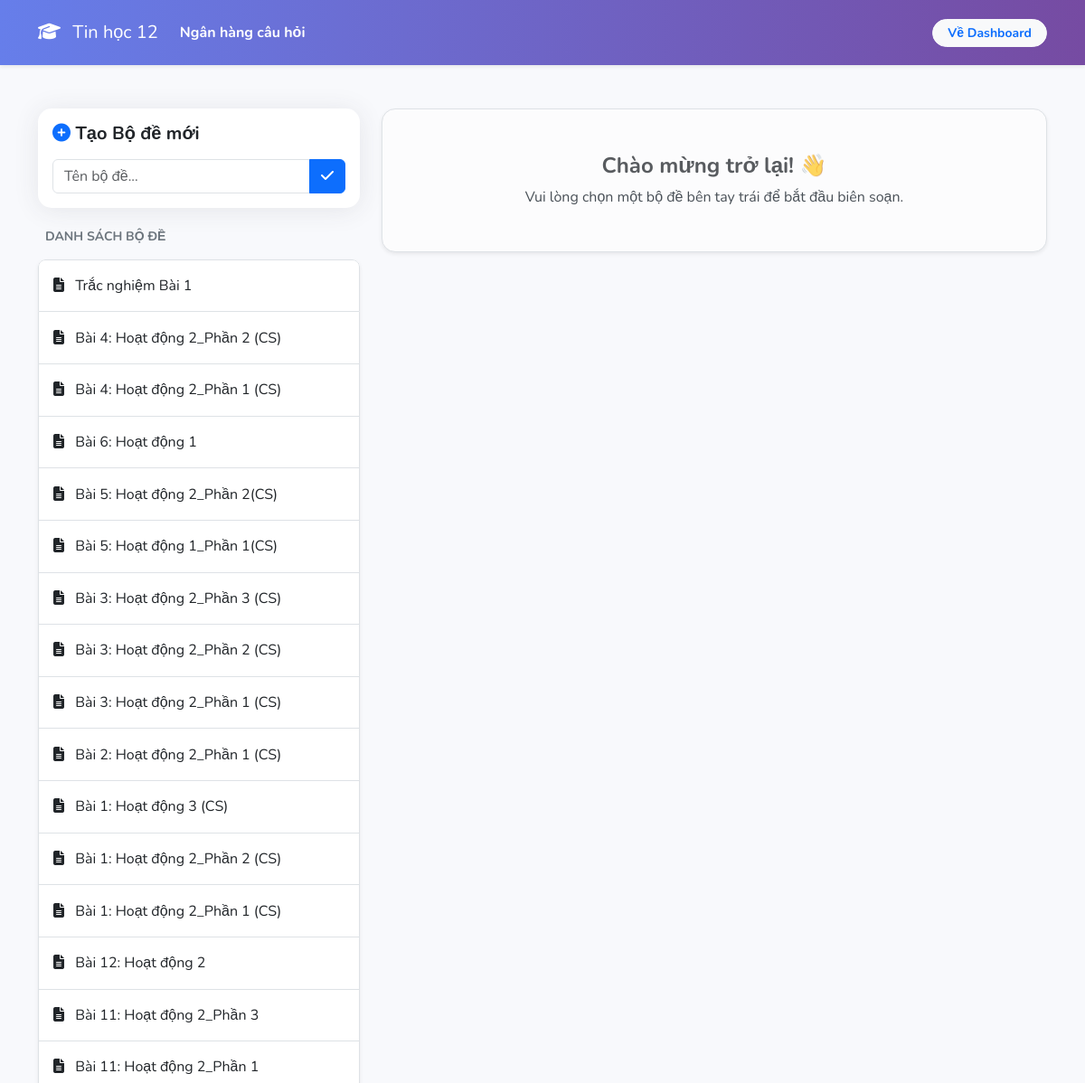
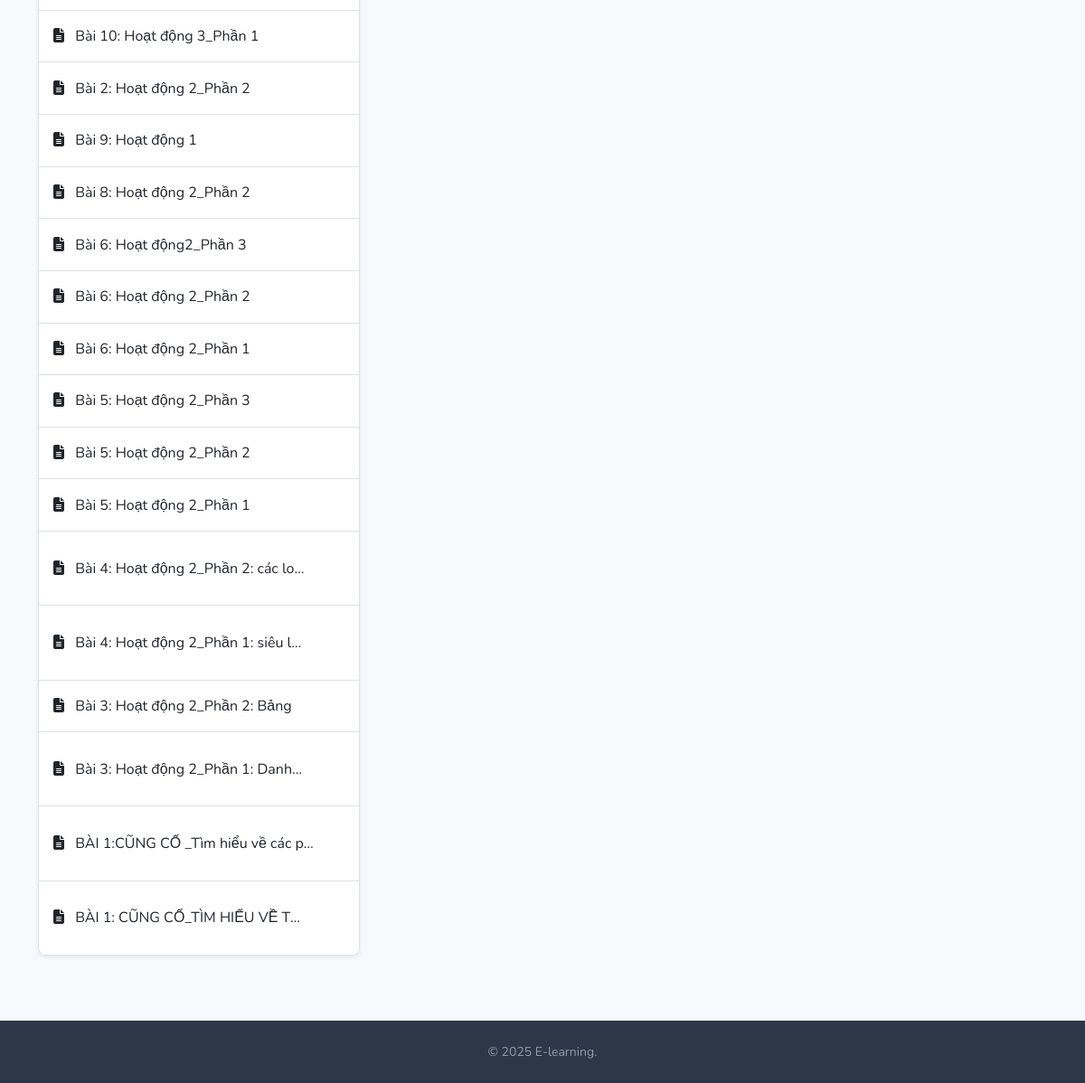
Screenshot of /admin/manage_quiz.php (signed in) with the database file from the repository (2 pictures, top to bottom).
### tables this page shows
CREATE TABLE `quizzes` (
  `id` int(11) NOT NULL,
  `lesson_id` int(11) DEFAULT NULL,
  `title` varchar(200) DEFAULT NULL,
  `created_by` int(11) DEFAULT NULL,
  `created_at` datetime DEFAULT current_timestamp()
);

### admin/manage_quiz.php (the view, shortened to what this page needs)
<?php
include '../includes/db.php';
$quiz_id = isset($_GET['qid']) ? intval($_GET['qid']) : 0;
$edit_data = null;
?>
<!DOCTYPE html>
<html lang="vi">
<head>
    <link href="https://cdn.jsdelivr.net/npm/bootstrap@5.3.0/dist/css/bootstrap.min.css" rel="stylesheet">
    <link rel="stylesheet" href="https://cdnjs.cloudflare.com/ajax/libs/font-awesome/6.4.0/css/all.min.css">
</head>
<body>
<nav class="navbar navbar-expand-lg navbar-dark bg-theme-gradient py-3 shadow-sm">
    <div class="container">
        <a class="navbar-brand" href="index.php"><i class="fas fa-graduation-cap me-2"></i> Tin học 12</a>
        <div class="collapse navbar-collapse">
            <ul class="navbar-nav me-auto"><li class="nav-item"><a class="nav-link active fw-bold" href="manage_quiz.php">Ngân hàng câu hỏi</a></li></ul>
            <a class="btn btn-light rounded-pill fw-bold text-primary btn-sm px-3" href="index.php">Về Dashboard</a>
        </div>
    </div>
</nav>
<div class="container py-5">
    <div class="row">
        <div class="col-md-4 mb-4">
            <div class="card card-custom mb-4">
                <div class="card-body">
                    <h5 class="fw-bold text-dark mb-3"><i class="fas fa-plus-circle text-primary"></i> Tạo Bộ đề mới</h5>
                    <form method="POST">
                        <div class="input-group">
                            <input type="text" name="quiz_title" class="form-control" placeholder="Tên bộ đề..." required>
                            <button type="submit" name="create_quiz" class="btn btn-primary"><i class="fas fa-check"></i></button>
                        </div>
                    </form>
                </div>
            </div>
            <h6 class="text-uppercase text-secondary fw-bold small mb-3 ms-2">Danh sách bộ đề</h6>
            <div class="list-group shadow-sm rounded-3 overflow-hidden bg-white">
                <?php
                $quizzes = $conn->query("SELECT * FROM quizzes ORDER BY id DESC");
                while($q = $quizzes->fetch_assoc()){
                    $active = ($quiz_id == $q['id']) ? 'active' : '';
                    $isActiveItem = ($quiz_id == $q['id']);
                ?>
                    <div class="list-group-item list-group-item-action py-3 d-flex justify-content-between align-items-center quiz-item <?php echo $active; ?>">
                        <a href='manage_quiz.php?qid=<?php echo $q['id']; ?>' class="text-decoration-none text-truncate flex-grow-1 <?php echo $isActiveItem ? 'text-primary' : 'text-dark'; ?>">
                            <i class='fas fa-file-alt me-2'></i> <?php echo htmlspecialchars($q['title']); ?>
                        </a>
                    </div>
                <?php
                }
                ?>
            </div>
        </div>
        <div class="col-md-8">
            <?php if(isset($_GET['qid'])):
                $qid = $_GET['qid'];
                $curr_quiz = $conn->query("SELECT * FROM quizzes WHERE id=$qid")->fetch_assoc();
            ?>
                <div class="card card-custom h-100">
                    <div class="card-header bg-white py-3 d-flex justify-content-between align-items-center border-bottom">
                        <h5 class="m-0 fw-bold text-primary"><i class="fas fa-edit me-2"></i> <?php echo $curr_quiz['title']; ?></h5>
                        <span class="badge bg-light text-secondary border">ID: <?php echo $qid; ?></span>
                    </div>
                    <div class="card-body p-4">
                        <div class="bg-light p-4 rounded-3 border mb-4">
                            <h6 class="fw-bold text-dark mb-3"><?php echo $edit_data ? '✏️ Chỉnh sửa' : '✨ Thêm câu hỏi mới'; ?></h6>
                            <form method="POST" action="manage_quiz.php?qid=<?php echo $qid; ?>">
                                <input type="hidden" name="question_id" value="<?php echo $edit_data ? $edit_data['id'] : ''; ?>">
                                <div class="mb-3">
                                    <textarea name="question_text" class="form-control shadow-sm" rows="2" placeholder="Nội dung câu hỏi / Yêu cầu..." required><?php echo $edit_data ? $edit_data['question_text'] : ''; ?></textarea>
                                </div>
                                <div class="mb-3">
                                    <label class="fw-bold small text-muted">Loại câu hỏi:</label>
                                    <select name="q_type" id="qType" class="form-select w-auto d-inline-block shadow-sm" onchange="toggleType()">
                                        <option value="mcq" <?php if($edit_data && $edit_data['type']=='mcq') echo 'selected'; ?>>Trắc nghiệm (4 đáp án)</option>
                                        <option value="matching" <?php if($edit_data && $edit_data['type']=='matching') echo 'selected'; ?>>Nối chéo (Matching)</option>
                                        <option value="true_false" <?php if($edit_data && $edit_data['type']=='true_false') echo 'selected'; ?>>Đúng / Sai</option>
                                        <option value="essay" <?php if($edit_data && $edit_data['type']=='essay') echo 'selected'; ?>>Tự luận</option>
                                    </select>
                                </div>
                                <div id="mcqArea">
                                    <div class="row g-2 mb-2">
                                        <div class="col-6"><input type="text" name="option_a" class="form-control shadow-sm" placeholder="Đáp án A" value="<?php echo $edit_data ? $edit_data['option_a'] : ''; ?>"></div>
                                        <div class="col-6"><input type="text" name="option_b" class="form-control shadow-sm" placeholder="Đáp án B" value="<?php echo $edit_data ? $edit_data['option_b'] : ''; ?>"></div>
                                    </div>
                                    <div class="row g-2 mb-3">
                                        <div class="col-6"><input type="text" name="option_c" class="form-control shadow-sm" placeholder="Đáp án C" value="<?php echo $edit_data ? $edit_data['option_c'] : ''; ?>"></div>
                                        <div class="col-6"><input type="text" name="option_d" class="form-control shadow-sm" placeholder="Đáp án D" value="<?php echo $edit_data ? $edit_data['option_d'] : ''; ?>"></div>
                                    </div>
                                    <div class="mb-3">
                                        <label class="fw-bold small text-success">Đáp án đúng:</label>
                                        <select name="correct_option" class="form-select w-auto d-inline-block shadow-sm">
                                            <?php $s = $edit_data ? $edit_data['correct_option'] : ''; ?>
                                            <option value="a" <?php if($s=='a') echo 'selected'; ?>>A</option>
                                            <option value="b" <?php if($s=='b') echo 'selected'; ?>>B</option>
                                            <option value="c" <?php if($s=='c') echo 'selected'; ?>>C</option>
                                            <option value="d" <?php if($s=='d') echo 'selected'; ?>>D</option>
                                        </select>
                                    </div>
                                </div>
                                <div id="matchingArea" style="display:none;">
                                    <p class="small text-muted mb-2">Nhập các cặp tương ứng đúng (Hệ thống sẽ tự trộn khi hiển thị).</p>
                                    <?php
                                        $pairs = ($edit_data && $edit_data['type']=='matching') ? json_decode($edit_data['matching_pairs'], true) : [];
                                        $count = max(4, count($pairs));
                                        $keys = array_keys($pairs);
                                        $vals = array_values($pairs);
                                        for($i=0; $i<$count; $i++):
                                    ?>
                                    <div class="input-group mb-2">
                                        <span class="input-group-text bg-light text-secondary">Cặp <?php echo $i+1; ?></span>
                                        <input type="text" name="match_left[]" class="form-control shadow-sm" placeholder="Vế trái" value="<?php echo isset($keys[$i]) ? $keys[$i] : ''; ?>">
                                        <span class="input-group-text bg-white border-start-0 border-end-0"><i class="fas fa-arrow-right text-muted"></i></span>
                                        <input type="text" name="match_right[]" class="form-control shadow-sm" placeholder="Vế phải" value="<?php echo isset($vals[$i]) ? $vals[$i] : ''; ?>">
                                    </div>
                                    <?php endfor; ?>
                                </div>
                                <div id="tfArea" style="display:none;">
                                    <div class="alert alert-white border shadow-sm">
                                        <label class="fw-bold text-success me-3">Đáp án đúng là:</label>
                                        <?php $tf = $edit_data ? $edit_data['correct_option'] : 'True'; ?>
                                        <div class="form-check form-check-inline">
                                            <input class="form-check-input" type="radio" name="tf_correct" value="True" <?php if($tf=='True') echo 'checked'; ?>>
                                            <label class="form-check-label fw-bold text-primary">Đúng (True)</label>
                                        </div>
                                        <div class="form-check form-check-inline">
                                            <input class="form-check-input" type="radio" name="tf_correct" value="False" <?php if($tf=='False') echo 'checked'; ?>>
                                            <label class="form-check-label fw-bold text-danger">Sai (False)</label>
                                        </div>
                                    </div>
                                </div>
                                <div id="essayArea" style="display:none;">
                                    <div class="mb-3">
                                        <label class="fw-bold small text-muted">Gợi ý chấm điểm (Tùy chọn):</label>
                                        <textarea name="essay_guide" class="form-control shadow-sm" rows="3" placeholder="Nhập gợi ý đáp án..."><?php echo $edit_data ? $edit_data['correct_option'] : ''; ?></textarea>
                                    </div>
                                    <div class="alert alert-info py-2 small">
                                        <i class="fas fa-info-circle me-1"></i> Học sinh sẽ nhập câu trả lời dạng văn bản.
                                    </div>
                                </div>
                                <button type="submit" name="save_question" class="btn btn-theme shadow-sm px-4">
                                    <?php echo $edit_data ? 'Lưu thay đổi' : 'Thêm câu hỏi'; ?>
                                </button>
                                <?php if($edit_data): ?> <a href="manage_quiz.php?qid=<?php echo $qid; ?>" class="btn btn-secondary shadow-sm ms-2">Hủy</a> <?php endif; ?>
                            </form>
                        </div>
                        <h6 class="text-secondary fw-bold small text-uppercase mb-3">Danh sách câu hỏi</h6>
                        <div class="vstack gap-3">
                            <?php
                            $qs = $conn->query("SELECT * FROM questions WHERE quiz_id=$qid ORDER BY id ASC");
                            if ($qs->num_rows > 0) {
                                $i = 1;
                                while($row = $qs->fetch_assoc()){
                                    $badgeClass = 'bg-secondary';
                                    $typeName = 'Khác';
                                    if($row['type']=='mcq') { $badgeClass='bg-success'; $typeName='Trắc nghiệm'; }
                                    elseif($row['type']=='matching') { $badgeClass='bg-warning text-dark'; $typeName='Nối chéo'; }
                                    elseif($row['type']=='true_false') { $badgeClass='bg-primary'; $typeName='Đúng/Sai'; }
                                    elseif($row['type']=='essay') { $badgeClass='bg-info text-dark'; $typeName='Tự luận'; }
                            ?>
                                <div class="p-3 bg-white border rounded-3 shadow-sm position-relative">
                                    <div class="d-flex justify-content-between align-items-start">
                                        <div>
                                            <span class="badge <?php echo $badgeClass; ?> me-2"><?php echo $typeName; ?></span>
                                            <strong class="text-dark">Câu <?php echo $i++; ?>:</strong>
                                            <?php echo htmlspecialchars($row['question_text']); ?>
                                        </div>
                                        <div style="min-width: 60px; text-align: right;">
                                            <a href="manage_quiz.php?qid=<?php echo $qid; ?>&edit_q=<?php echo $row['id']; ?>" class="text-primary me-2"><i class="fas fa-edit"></i></a>
                                            <a href="manage_quiz.php?qid=<?php echo $qid; ?>&delete_q=<?php echo $row['id']; ?>" class="text-danger" onclick="return confirm('Xóa?')"><i class="fas fa-trash-alt"></i></a>
                                        </div>
                                    </div>
                                    <div class="mt-2 ps-3 small text-muted border-start border-3">
                                        <?php if($row['type'] == 'mcq'): ?>
                                            A. <?php echo $row['option_a']; ?> | B. <?php echo $row['option_b']; ?>... <br>
                                            <span class="text-success fw-bold">Đúng: <?php echo strtoupper($row['correct_option']); ?></span>
                                        <?php elseif($row['type'] == 'matching'):
                                            $pairs = json_decode($row['matching_pairs'], true);
                                            if($pairs) foreach($pairs as $k => $v) echo "▪ $k ⮕ $v <br>";
                                        ?>
                                        <?php elseif($row['type'] == 'true_false'): ?>
                                            Đáp án: <span class="fw-bold <?php echo ($row['correct_option']=='True')?'text-primary':'text-danger'; ?>">
                                                <?php echo ($row['correct_option']=='True') ? 'ĐÚNG' : 'SAI'; ?>
                                            </span>
                                        <?php elseif($row['type'] == 'essay'): ?>
                                            <span class="fst-italic">Gợi ý: <?php echo $row['correct_option']; ?></span>
                                        <?php endif; ?>
                                    </div>
                                </div>
                            <?php
                                }
                            } else {
                                echo "<div class='text-center text-muted py-5'>Chưa có câu hỏi nào.</div>";
                            }
                            ?>
                        </div>
                    </div>
                </div>
            <?php else: ?>
                <div class="alert alert-light text-center border shadow-sm p-5 card-custom">
                    <h4 class="text-muted fw-bold">Chào mừng trở lại! 👋</h4>
                    <p class="mb-0">Vui lòng chọn một bộ đề bên tay trái để bắt đầu biên soạn.</p>
                </div>
            <?php endif; ?>
        </div>
    </div>
</div>
<footer class="text-center py-4"><div class="container"><p class="mb-0 small text-white-50">&copy; 2025 E-learning.</p></div></footer>
</body>
</html>

### rows the page displays
quizzes: title "Trắc nghiệm Bài 1"
quizzes: title "Bài 4: Hoạt động 2_Phần 2 (CS)"
quizzes: title "Bài 4: Hoạt động 2_Phần 1 (CS)"
quizzes: title "Bài 6: Hoạt động 1"
quizzes: title "Bài 5: Hoạt động 2_Phần 2(CS)"
quizzes: title "Bài 5: Hoạt động 1_Phần 1(CS)"
quizzes: title "Bài 3: Hoạt động 2_Phần 3 (CS)"
quizzes: title "Bài 3: Hoạt động 2_Phần 2 (CS)"
quizzes: title "Bài 3: Hoạt động 2_Phần 1 (CS)"
quizzes: title "Bài 2: Hoạt động 2_Phần 1 (CS)"
quizzes: title "Bài 1: Hoạt động 3 (CS)"
quizzes: title "Bài 1: Hoạt động 2_Phần 2 (CS)"
quizzes: title "Bài 1: Hoạt động 2_Phần 1 (CS)"
quizzes: title "Bài 12: Hoạt động 2"
quizzes: title "Bài 11: Hoạt động 2_Phần 3"
quizzes: title "Bài 11: Hoạt động 2_Phần 1"
quizzes: title "Bài 10: Hoạt động 3_Phần 1"
quizzes: title "Bài 2: Hoạt động 2_Phần 2"
quizzes: title "Bài 9: Hoạt động 1"
quizzes: title "Bài 8: Hoạt động 2_Phần 2"
quizzes: title "Bài 6: Hoạt động2_Phần 3"
quizzes: title "Bài 6: Hoạt động 2_Phần 2"
quizzes: title "Bài 6: Hoạt động 2_Phần 1"
quizzes: title "Bài 5: Hoạt động 2_Phần 3"
quizzes: title "Bài 5: Hoạt động 2_Phần 2"
quizzes: title "Bài 5: Hoạt động 2_Phần 1"
quizzes: title "Bài 4: Hoạt động 2_Phần 2: các lo…"
quizzes: title "Bài 4: Hoạt động 2_Phần 1: siêu l…"
quizzes: title "Bài 3: Hoạt động 2_Phần 2: Bảng"
quizzes: title "Bài 3: Hoạt động 2_Phần 1: Dan…"
quizzes: title "BÀI 1:CŨNG CỐ _Tìm hiểu về các p…"
quizzes: title "BÀI 1: CŨNG CỐ_TÌM HIỂU VỀ T…"
